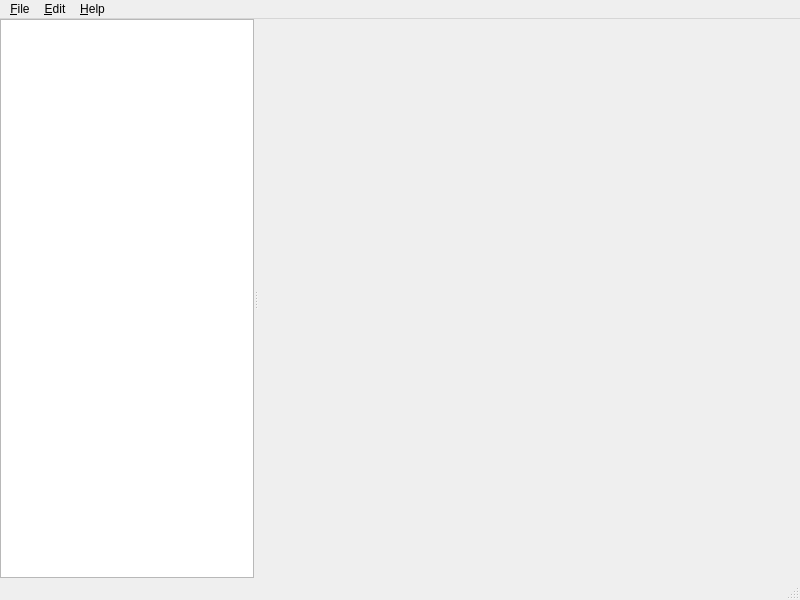
<?xml version="1.0" encoding="UTF-8"?>
<ui version="4.0">
 <class>MainWindow</class>
 <widget class="QMainWindow" name="MainWindow">
  <property name="geometry">
   <rect>
    <x>0</x>
    <y>0</y>
    <width>800</width>
    <height>600</height>
   </rect>
  </property>
  <property name="windowTitle">
   <string>MainWindow</string>
  </property>
  <widget class="QWidget" name="centralwidget">
   <layout class="QGridLayout" name="gridLayout">
    <property name="leftMargin">
     <number>0</number>
    </property>
    <property name="topMargin">
     <number>0</number>
    </property>
    <property name="rightMargin">
     <number>0</number>
    </property>
    <property name="bottomMargin">
     <number>0</number>
    </property>
    <item row="0" column="0">
     <widget class="QSplitter" name="splitter">
      <property name="orientation">
       <enum>Qt::Horizontal</enum>
      </property>
      <property name="childrenCollapsible">
       <bool>false</bool>
      </property>
      <widget class="QTreeView" name="treeView">
       <property name="sizePolicy">
        <sizepolicy hsizetype="Fixed" vsizetype="Expanding">
         <horstretch>0</horstretch>
         <verstretch>0</verstretch>
        </sizepolicy>
       </property>
       <property name="maximumSize">
        <size>
         <width>254</width>
         <height>16777215</height>
        </size>
       </property>
      </widget>
      <widget class="QWidget" name="contentWidget" native="true"/>
     </widget>
    </item>
   </layout>
  </widget>
  <widget class="QMenuBar" name="menubar">
   <property name="geometry">
    <rect>
     <x>0</x>
     <y>0</y>
     <width>800</width>
     <height>22</height>
    </rect>
   </property>
   <widget class="QMenu" name="menuFile">
    <property name="title">
     <string>&amp;File</string>
    </property>
    <addaction name="action_Exit"/>
   </widget>
   <widget class="QMenu" name="menuEdit">
    <property name="title">
     <string>&amp;Edit</string>
    </property>
    <addaction name="action_Preferences"/>
   </widget>
   <widget class="QMenu" name="menu_About">
    <property name="title">
     <string>&amp;Help</string>
    </property>
    <addaction name="action_About"/>
   </widget>
   <addaction name="menuFile"/>
   <addaction name="menuEdit"/>
   <addaction name="menu_About"/>
  </widget>
  <widget class="QStatusBar" name="statusbar"/>
  <action name="action_Exit">
   <property name="text">
    <string>&amp;Exit</string>
   </property>
  </action>
  <action name="action_Preferences">
   <property name="text">
    <string>&amp;Preferences</string>
   </property>
  </action>
  <action name="action_About">
   <property name="text">
    <string>&amp;About</string>
   </property>
  </action>
 </widget>
 <resources/>
 <connections/>
</ui>
